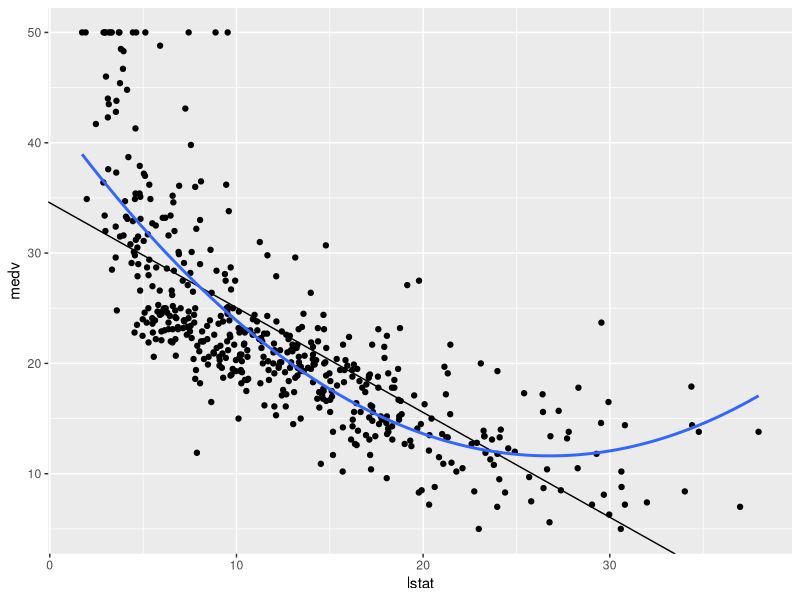
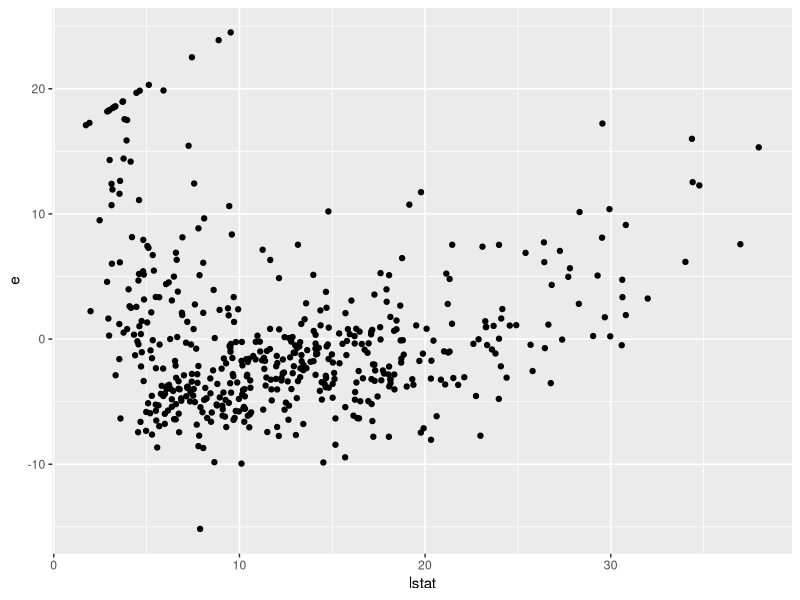
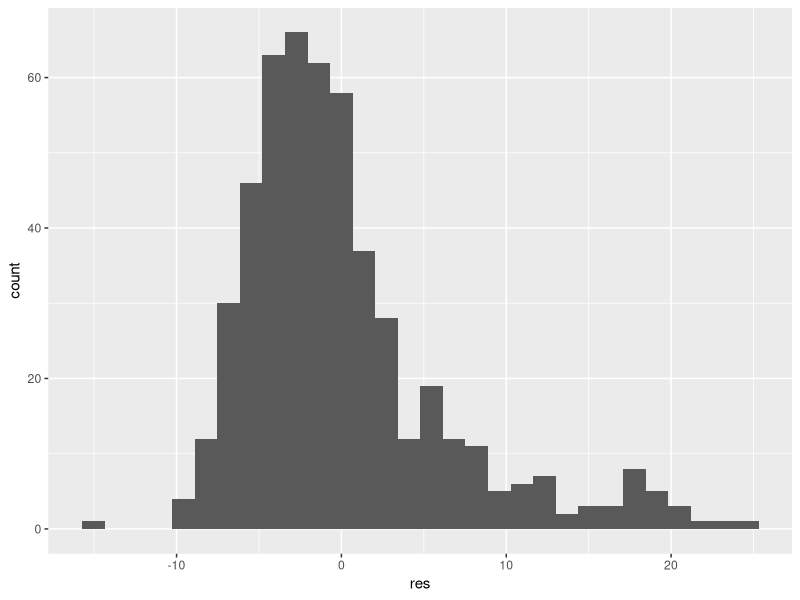
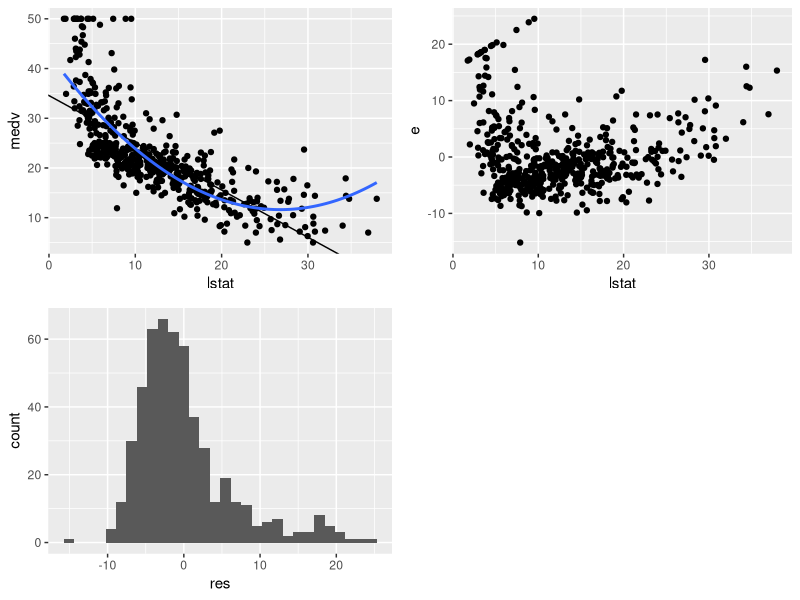

Generate these figures, in order, with R:
#Assesment
library(MASS)
attach(Boston)
library(ggplot2)
library(gridExtra)
y=medv
x=lstat
my_data= data.frame(lstat= Boston$lstat,medv= Boston$medv);my_data
lin_reg= lm(medv~lstat);lin_reg
coef= as.vector(coefficients(lin_reg));coef
a_hat= coef[1]; b_hat= coef[2]
quad_reg= lm(medv~(lstat+I(lstat^2)));quad_reg
cubic_reg= lm(medv~(lstat+I(lstat^2)+I(lstat^3)));cubic_reg
Plot= ggplot(my_data,aes(x= lstat,y= medv))+
  geom_point()+ 
  geom_abline(aes(intercept= a_hat,slope= b_hat))+
  geom_smooth(method = 'lm',formula = y~x+I(x^2),se=F)

Plot

#residual plot
res= resid(lin_reg);res
pred_value= predict(lin_reg)
lin_reg2= data.frame(my_data, y= pred_value, e= res)
res_plot= ggplot(lin_reg2,aes(x= lstat,y= e))+
  geom_point();res_plot

#Histogram of the residuals
Hist= ggplot(my_data,aes(y=res))+
  geom_histogram()+ coord_flip();Hist

grid.arrange(Plot,res_plot,Hist,ncol= 2, nrow= 2)
